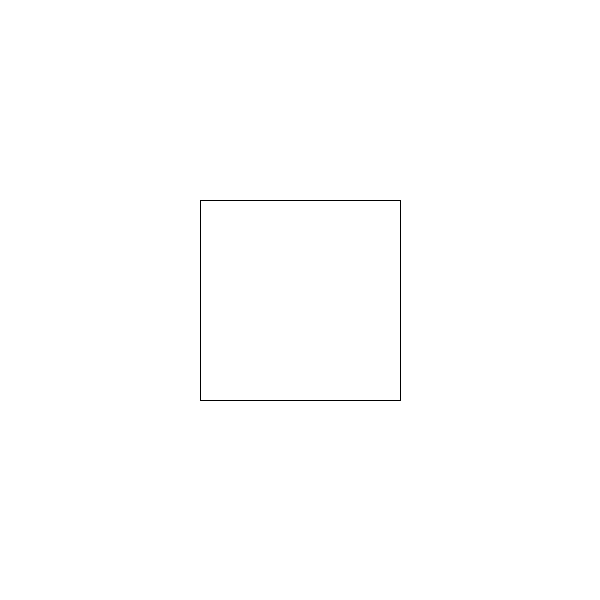
Frame 1 (no input)
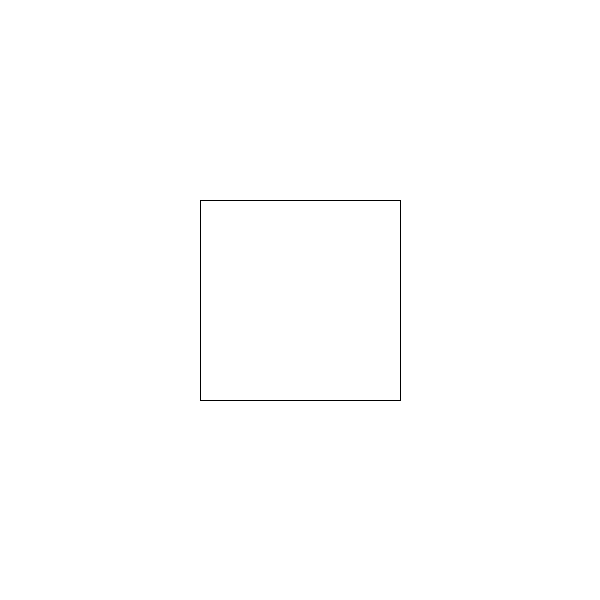
Frame 60 (the mouse pressed at the canvas centre just before this capture)
Frame 120 (the mouse held since frame 60 and released just before this capture): identical to frame 60, image omitted

The Processing sketch that drew these frames (run headless with seeded random() and noise(); from frame 60 on, the mouse is pressed at the canvas centre):

// Processing sketch: sketch_9_4
// ── sketch_9_4.pde
int a = 200;
int b = 200;
int c = 400;
int d = 400;

void setup(){
size(600,600);
background(255,255,255);
}

void draw(){
  line(a,b,b,d);
  line(a,c,c,d);
  line(d,c,c,a);
  line(d,b,b,a);
}
